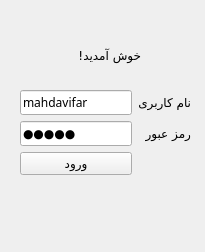
<?xml version="1.0" encoding="UTF-8"?>
<ui version="4.0">
 <class>Form</class>
 <widget class="QWidget" name="Form">
  <property name="geometry">
   <rect>
    <x>0</x>
    <y>0</y>
    <width>205</width>
    <height>252</height>
   </rect>
  </property>
  <property name="windowTitle">
   <string>Form</string>
  </property>
  <property name="layoutDirection">
   <enum>Qt::RightToLeft</enum>
  </property>
  <widget class="QWidget" name="formLayoutWidget">
   <property name="geometry">
    <rect>
     <x>20</x>
     <y>90</y>
     <width>171</width>
     <height>131</height>
    </rect>
   </property>
   <property name="font">
    <font>
     <family>Vazirmatn</family>
    </font>
   </property>
   <layout class="QFormLayout" name="formLayout">
    <item row="0" column="1">
     <widget class="QLineEdit" name="usernameLineEdit">
      <property name="font">
       <font>
        <family>Vazirmatn</family>
       </font>
      </property>
      <property name="text">
       <string>mahdavifar</string>
      </property>
     </widget>
    </item>
    <item row="1" column="0">
     <widget class="QLabel" name="label_2">
      <property name="font">
       <font>
        <family>Vazirmatn</family>
       </font>
      </property>
      <property name="text">
       <string>رمز عبور</string>
      </property>
     </widget>
    </item>
    <item row="1" column="1">
     <widget class="QLineEdit" name="passwordLineEdit">
      <property name="font">
       <font>
        <family>Vazirmatn</family>
       </font>
      </property>
      <property name="text">
       <string>96321</string>
      </property>
      <property name="echoMode">
       <enum>QLineEdit::Password</enum>
      </property>
     </widget>
    </item>
    <item row="2" column="1">
     <widget class="QPushButton" name="loginPushButton">
      <property name="font">
       <font>
        <family>Vazirmatn</family>
       </font>
      </property>
      <property name="text">
       <string>ورود</string>
      </property>
     </widget>
    </item>
    <item row="0" column="0">
     <widget class="QLabel" name="label">
      <property name="font">
       <font>
        <family>Vazirmatn</family>
       </font>
      </property>
      <property name="layoutDirection">
       <enum>Qt::RightToLeft</enum>
      </property>
      <property name="text">
       <string>نام کاربری</string>
      </property>
     </widget>
    </item>
   </layout>
  </widget>
  <widget class="QLabel" name="welcomeLabel">
   <property name="geometry">
    <rect>
     <x>50</x>
     <y>40</y>
     <width>91</width>
     <height>31</height>
    </rect>
   </property>
   <property name="font">
    <font>
     <family>Vazirmatn</family>
    </font>
   </property>
   <property name="text">
    <string>خوش آمدید!</string>
   </property>
  </widget>
 </widget>
 <resources>
  <include location="resources.qrc"/>
 </resources>
 <connections/>
</ui>
